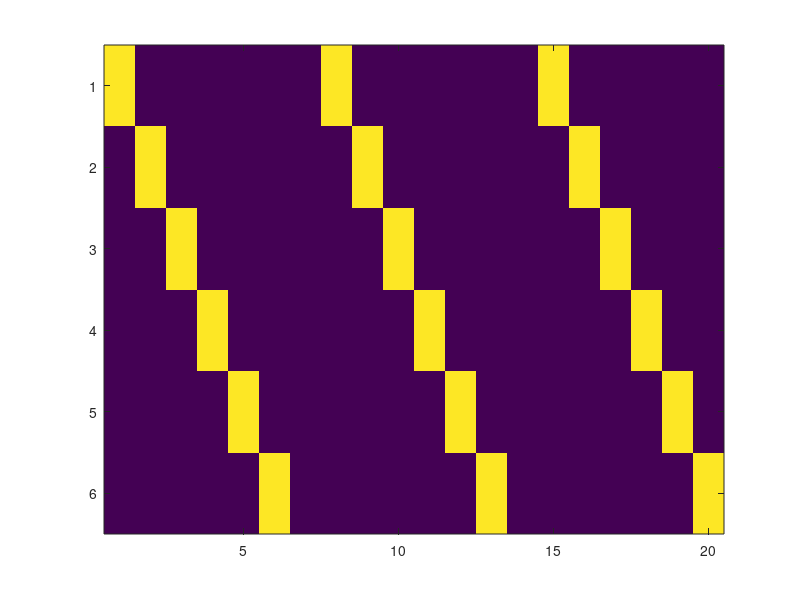

Write the MATLAB code that produced this figure. (Note: this script raises an error after producing the figure.)
seed = 107; 
rng(seed); 
L = 20;
N = 6; 
T = 3000; 
W = zeros(N,1,L); 
for ni = 0:N-1
    W(ni+1,1,(mod(1:L,N+1)-1)==ni)=1;
end
H = (rand(1,T)<.005);
H(3*L) = 1;
imagesc(squeeze(W));shg
SimpleWHPlot(W,H); 
%%
set(gca, 'xscale', 'log', 'ytick', [], 'color', 'none')
set(gca,'color','none','tickdir','out','ticklength', [0.025, 0.025])
savedir = 'C:\Users\emackev\Dropbox (MIT)\SeqNMF\Figures';
saveTitle = 'L1Example'; 
papersize = [4 2];


[W,H] = seqNMF(helper.reconstruct(W,H)+.0*rand(N,T), 'K', 3, 'L', 2*L,...
    'lambdaL1H', 10, 'lambda', .001, 'maxiter', 150);
SimpleWHPlot(W,H,[],0)
set(gcf, 'papersize', papersize, 'paperposition', [0 0 papersize]);%, 'color', 'none')
saveas(gcf, fullfile(savedir, [saveTitle '_L1H1.pdf'])); 

[W,H] = seqNMF(helper.reconstruct(W,H)+.0*rand(N,T), 'K', 3, 'L', 2*L,...
    'lambdaL1W', 100, 'lambda', .001, 'maxiter', 150);
SimpleWHPlot(W,H,[],0)
set(gcf, 'papersize', papersize, 'paperposition', [0 0 papersize]);%, 'color', 'none')
saveas(gcf, fullfile(savedir, [saveTitle '_L1W1.pdf'])); 

